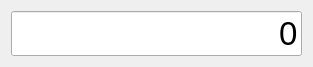
<?xml version="1.0" encoding="UTF-8"?>
<ui version="4.0">
 <class>ValWidget</class>
 <widget class="QWidget" name="ValWidget">
  <property name="geometry">
   <rect>
    <x>0</x>
    <y>0</y>
    <width>313</width>
    <height>64</height>
   </rect>
  </property>
  <property name="windowTitle">
   <string>Form</string>
  </property>
  <layout class="QGridLayout" name="gridLayout">
   <item row="0" column="0">
    <widget class="QLineEdit" name="lineEdit">
     <property name="sizePolicy">
      <sizepolicy hsizetype="Expanding" vsizetype="Preferred">
       <horstretch>0</horstretch>
       <verstretch>0</verstretch>
      </sizepolicy>
     </property>
     <property name="font">
      <font>
       <pointsize>25</pointsize>
      </font>
     </property>
     <property name="text">
      <string>0</string>
     </property>
     <property name="alignment">
      <set>Qt::AlignRight|Qt::AlignTrailing|Qt::AlignVCenter</set>
     </property>
    </widget>
   </item>
  </layout>
 </widget>
 <resources/>
 <connections/>
</ui>
